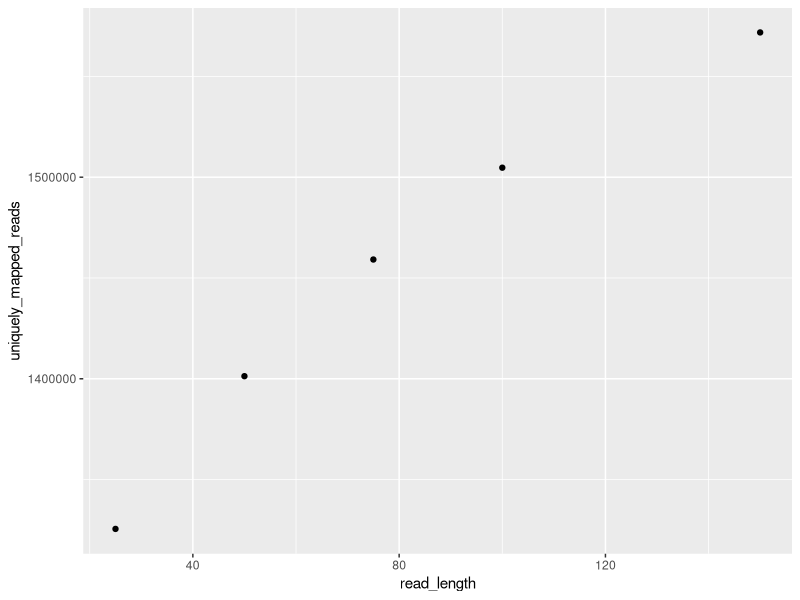
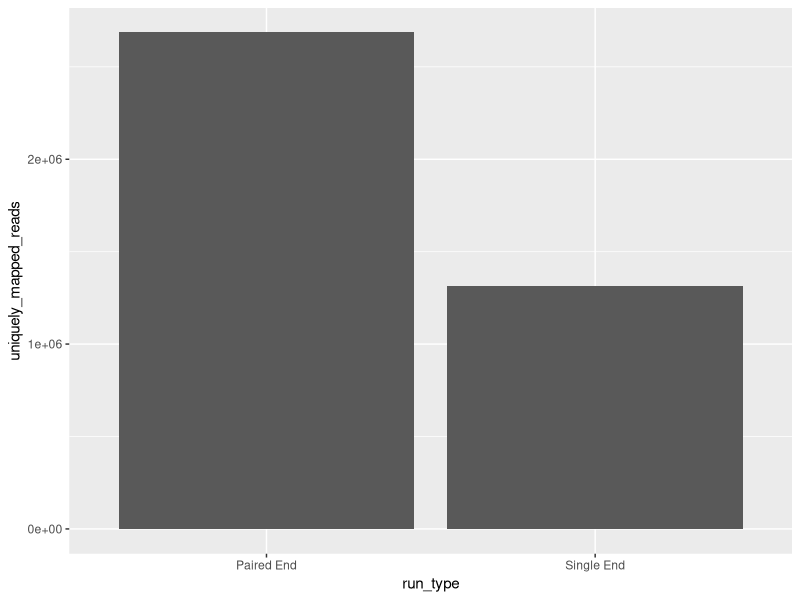

The R source for these figures, in order:
## ---- chunk 1
## First, we read our results file into a dataframe. Substitute "results.txt" with the name of your file.
#?# Substitute the sequence lengths with their respective number of uniquely mapped reads, that you got from sambamba view: - 0.5 pt
length_mapped_reads.df <- read.csv("output.txt",header=FALSE)

## Use the names function to give your dataframe column headers
#?# Fill in the right side of the following line: - 0.5 pt
names(length_mapped_reads.df) <- c("read_length", "uniquely_mapped_reads")


## If you don't have it already, install the "ggplot2" package on your Rstudio 
## Go to packages on the bottom left part of the screen --> install --> type: ggplot2
## Accept to install the required dependencies
                    
#?# Create a scatterplot using ggplot2 - 2 pt
## Use the reads_length for the x axis, uniquely_mapped_reads for the y axis.
library(ggplot2)
ggplot(length_mapped_reads.df, aes(x = read_length, y = uniquely_mapped_reads)) + geom_point()


## Tips:
## You can look for tutorials on the internet, or use ggplot2's help to learn how to do this. 
## To search for help on a function, use the ? command. For instance: 
?geom_point


#?# How many uniquely mapping reads do you think you would get if you trimmed the reads down to 15 bp and aligned them single ended? Why? - 2 pt
#you would get a lower number of uniquely mapped reads as the trend shows that as the number of bp decrease, the number of uniquely mapped reads decrease as well. So you would expect to get something below 1325510 uniquely mapped reads. Additionally, single ended sequencing gives you less reads compared to paired end sequencing. So, for 15 bp you would approximately get 795306 uniquely mapped reads

#?# Approximately how many more perfect matches to the genome would the average read of length 14 have compared to the average read of length 15? (You can assume that the genome is comprised of completely random sequence for the purpose of this question). - 1 pt
#When comparing to the average read length of 15 bp, you would approximately get 742285 uniquely mapped reads for the length of 14 bp.

## ---- chunk 2

## First, we create a dataframe with two columns, one (run_type) for the different run types and another (uniquely_mapped_reads for the number of uniquely mapped reads.
#?# Substitute the SE and PE with their respective number of uniquely mapped reads that you got from sambamba view: - 1 pt
sequence_run.df <- data.frame(run_type=c("Single End", "Paired End"),
                              uniquely_mapped_reads=c(1316690,2686235))





#?# Using ggplot, create a barplot that shows the different number of uniquely mapped reads between the two run types: - 2 pt
## Use the run_type in the x-axis
## Use the uniquely_mapped_reads in the y-axis
ggplot(sequence_run.df, aes(x = run_type, y = uniquely_mapped_reads)) + geom_col()


#?# Does the run type makes a difference? If there is, is it large? - 1 pt
#Yes, the run type does make a difference. There are more uniquely mapped reads in the paired end run compared to the single end alignment. The difference is large, around 1369545 reads is the difference in uniquely mapped reads between paired end and single end alignment. 

#?# In your own words explain the difference between SE and PE read alignment. - 1 pt
#In single end read alignment, the sequencer will read the fragment only from one end to the other, which gives you the sequence of base pairs. In paired end read alignment, it starts the read in one direction at the specific read length and does another read from the opposite end of the fragment. 

#?# Given that the 50 bp reads (from last graph) contain the same number of bases as two 25 bp reads (25 bp PE; 25+25=50), why are the number of uniquely mapping reads different between these two? Which has more? Why do you think this is? - 3 pts
#The number of uniquely mapped reads of the 50 bp from the last graph is 1401280 and the number of uniquely mapped reads for the two 25 bp reads are 4002925. The two 25 bp reads have a higher number of uniquely mapped reads because one is paired end and one is single end leading to more unique reads whereas the 50 bp is just paired end. 

  
